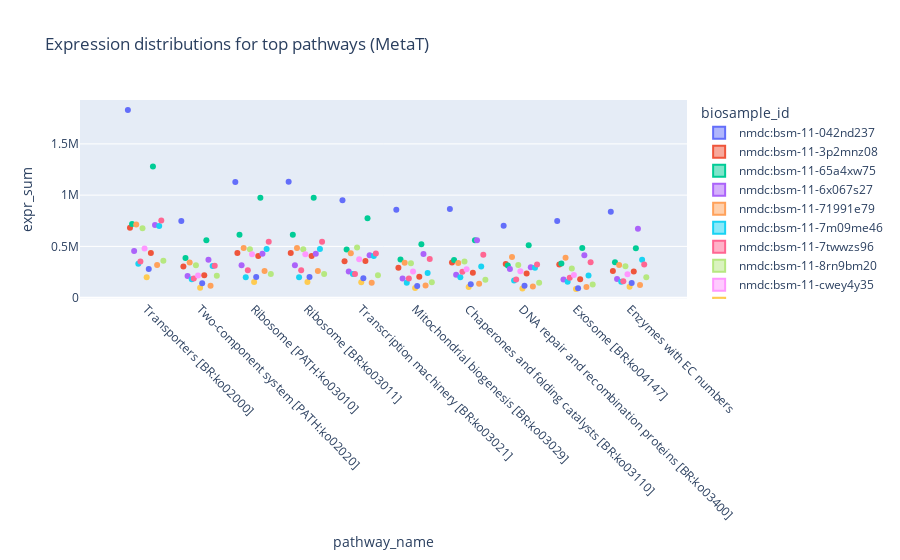

Notebook source saved alongside this figure:
### Code cell
# Violin/Box for top pathways
if len(pathway_expr):
    ranks = (pathway_expr.groupby(["pathway_id","pathway_name"])["expr_sum"]
             .sum().sort_values(ascending=False).head(10).reset_index())
    top_ids = set(ranks["pathway_id"].tolist())
    sub = pathway_expr[pathway_expr["pathway_id"].isin(top_ids)].copy()
    fig = px.violin(sub, x="pathway_name", y="expr_sum", color="biosample_id", box=True,
                    title="Expression distributions for top pathways (MetaT)", points="all")
    fig.update_xaxes(tickangle=45)
    fig.write_html(os.path.join(OUTPUT_DIR, "violin_top_pathways.html"), include_plotlyjs="cdn", full_html=True)
    fig
else:
    None
fig

### Figure 1 — Plotly figure (JSON) as saved in the notebook; plotly's stock layout.template omitted (floating-point values rounded to 4 significant figures)
{"data": [{"alignmentgroup": "True", "box": {"visible": false}, "hovertemplate": "biosample_id=nmdc:bsm-11-042nd237<br>pathway_name=%{x}<br>expr_sum=%{y}<extra></extra>", "legendgroup": "nmdc:bsm-11-042nd237", "marker": {"color": "#636efa"}, "name": "nmdc:bsm-11-042nd237", "offsetgroup": "nmdc:bsm-11-042nd237", "orientation": "v", "points": "all", "scalegroup": "True", "showlegend": true, "type": "violin", "x": ["Transporters [BR:ko02000]", "Two-component system [PATH:ko02020]", "Ribosome [PATH:ko03010]", "Ribosome [BR:ko03011]", "Transcription machinery [BR:ko03021]", "Mitochondrial biogenesis [BR:ko03029]", "Chaperones and folding catalysts [BR:ko03110]", "DNA repair and recombination proteins [BR:ko03400]", "Exosome [BR:ko04147]", "Enzymes with EC numbers"], "x0": " ", "xaxis": "x", "y": [1831000.0, 746900.0, 1129000.0, 1129000.0, 950400.0, 857600.0, 864800.0, 702200.0, 747200.0, 838000.0], "y0": " ", "yaxis": "y"}, {"alignmentgroup": "True", "box": {"visible": false}, "hovertemplate": "biosample_id=nmdc:bsm-11-3p2mnz08<br>pathway_name=%{x}<br>expr_sum=%{y}<extra></extra>", "legendgroup": "nmdc:bsm-11-3p2mnz08", "marker": {"color": "#EF553B"}, "name": "nmdc:bsm-11-3p2mnz08", "offsetgroup": "nmdc:bsm-11-3p2mnz08", "orientation": "v", "points": "all", "scalegroup": "True", "showlegend": true, "type": "violin", "x": ["Transporters [BR:ko02000]", "Two-component system [PATH:ko02020]", "Ribosome [PATH:ko03010]", "Ribosome [BR:ko03011]", "Transcription machinery [BR:ko03021]", "Mitochondrial biogenesis [BR:ko03029]", "Chaperones and folding catalysts [BR:ko03110]", "DNA repair and recombination proteins [BR:ko03400]", "Exosome [BR:ko04147]", "Enzymes with EC numbers"], "x0": " ", "xaxis": "x", "y": [680700.0, 304400.0, 434800.0, 434900.0, 355700.0, 291100.0, 342100.0, 327800.0, 324200.0, 259600.0], "y0": " ", "yaxis": "y"}, {"alignmentgroup": "True", "box": {"visible": false}, "hovertemplate": "biosample_id=nmdc:bsm-11-65a4xw75<br>pathway_name=%{x}<br>expr_sum=%{y}<extra></extra>", "legendgroup": "nmdc:bsm-11-65a4xw75", "marker": {"color": "#00cc96"}, "name": "nmdc:bsm-11-65a4xw75", "offsetgroup": "nmdc:bsm-11-65a4xw75", "orientation": "v", "points": "all", "scalegroup": "True", "showlegend": true, "type": "violin", "x": ["Transporters [BR:ko02000]", "Two-component system [PATH:ko02020]", "Ribosome [PATH:ko03010]", "Ribosome [BR:ko03011]", "Transcription machinery [BR:ko03021]", "Mitochondrial biogenesis [BR:ko03029]", "Chaperones and folding catalysts [BR:ko03110]", "DNA repair and recombination proteins [BR:ko03400]", "Exosome [BR:ko04147]", "Enzymes with EC numbers"], "x0": " ", "xaxis": "x", "y": [718900.0, 387600.0, 614200.0, 614300.0, 470500.0, 373000.0, 367600.0, 313200.0, 333200.0, 345300.0], "y0": " ", "yaxis": "y"}, {"alignmentgroup": "True", "box": {"visible": false}, "hovertemplate": "biosample_id=nmdc:bsm-11-6x067s27<br>pathway_name=%{x}<br>expr_sum=%{y}<extra></extra>", "legendgroup": "nmdc:bsm-11-6x067s27", "marker": {"color": "#ab63fa"}, "name": "nmdc:bsm-11-6x067s27", "offsetgroup": "nmdc:bsm-11-6x067s27", "orientation": "v", "points": "all", "scalegroup": "True", "showlegend": true, "type": "violin", "x": ["Transporters [BR:ko02000]", "Two-component system [PATH:ko02020]", "Ribosome [PATH:ko03010]", "Ribosome [BR:ko03011]", "Transcription machinery [BR:ko03021]", "Mitochondrial biogenesis [BR:ko03029]", "Chaperones and folding catalysts [BR:ko03110]", "DNA repair and recombination proteins [BR:ko03400]", "Exosome [BR:ko04147]", "Enzymes with EC numbers"], "x0": " ", "xaxis": "x", "y": [455400.0, 210600.0, 316500.0, 316600.0, 256000.0, 187900.0, 222100.0, 280400.0, 176800.0, 183000.0], "y0": " ", "yaxis": "y"}, {"alignmentgroup": "True", "box": {"visible": false}, "hovertemplate": "biosample_id=nmdc:bsm-11-71991e79<br>pathway_name=%{x}<br>expr_sum=%{y}<extra></extra>", "legendgroup": "nmdc:bsm-11-71991e79", "marker": {"color": "#FFA15A"}, "name": "nmdc:bsm-11-71991e79", "offsetgroup": "nmdc:bsm-11-71991e79", "orientation": "v", "points": "all", "scalegroup": "True", "showlegend": true, "type": "violin", "x": ["Transporters [BR:ko02000]", "Two-component system [PATH:ko02020]", "Ribosome [PATH:ko03010]", "Ribosome [BR:ko03011]", "Transcription machinery [BR:ko03021]", "Mitochondrial biogenesis [BR:ko03029]", "Chaperones and folding catalysts [BR:ko03110]", "DNA repair and recombination proteins [BR:ko03400]", "Exosome [BR:ko04147]", "Enzymes with EC numbers"], "x0": " ", "xaxis": "x", "y": [714300.0, 342200.0, 483000.0, 483100.0, 432200.0, 339600.0, 339000.0, 395900.0, 389400.0, 319400.0], "y0": " ", "yaxis": "y"}, {"alignmentgroup": "True", "box": {"visible": false}, "hovertemplate": "biosample_id=nmdc:bsm-11-7m09me46<br>pathway_name=%{x}<br>expr_sum=%{y}<extra></extra>", "legendgroup": "nmdc:bsm-11-7m09me46", "marker": {"color": "#19d3f3"}, "name": "nmdc:bsm-11-7m09me46", "offsetgroup": "nmdc:bsm-11-7m09me46", "orientation": "v", "points": "all", "scalegroup": "True", "showlegend": true, "type": "violin", "x": ["Transporters [BR:ko02000]", "Two-component system [PATH:ko02020]", "Ribosome [PATH:ko03010]", "Ribosome [BR:ko03011]", "Transcription machinery [BR:ko03021]", "Mitochondrial biogenesis [BR:ko03029]", "Chaperones and folding catalysts [BR:ko03110]", "DNA repair and recombination proteins [BR:ko03400]", "Exosome [BR:ko04147]", "Enzymes with EC numbers"], "x0": " ", "xaxis": "x", "y": [331000.0, 178600.0, 199800.0, 199800.0, 230500.0, 145800.0, 199500.0, 167700.0, 155500.0, 156000.0], "y0": " ", "yaxis": "y"}, {"alignmentgroup": "True", "box": {"visible": false}, "hovertemplate": "biosample_id=nmdc:bsm-11-7twwzs96<br>pathway_name=%{x}<br>expr_sum=%{y}<extra></extra>", "legendgroup": "nmdc:bsm-11-7twwzs96", "marker": {"color": "#FF6692"}, "name": "nmdc:bsm-11-7twwzs96", "offsetgroup": "nmdc:bsm-11-7twwzs96", "orientation": "v", "points": "all", "scalegroup": "True", "showlegend": true, "type": "violin", "x": ["Transporters [BR:ko02000]", "Two-component system [PATH:ko02020]", "Ribosome [PATH:ko03010]", "Ribosome [BR:ko03011]", "Transcription machinery [BR:ko03021]", "Mitochondrial biogenesis [BR:ko03029]", "Chaperones and folding catalysts [BR:ko03110]", "DNA repair and recombination proteins [BR:ko03400]", "Exosome [BR:ko04147]", "Enzymes with EC numbers"], "x0": " ", "xaxis": "x", "y": [351400.0, 187500.0, 268200.0, 268200.0, 230200.0, 187200.0, 251900.0, 176700.0, 192900.0, 159200.0], "y0": " ", "yaxis": "y"}, {"alignmentgroup": "True", "box": {"visible": false}, "hovertemplate": "biosample_id=nmdc:bsm-11-8rn9bm20<br>pathway_name=%{x}<br>expr_sum=%{y}<extra></extra>", "legendgroup": "nmdc:bsm-11-8rn9bm20", "marker": {"color": "#B6E880"}, "name": "nmdc:bsm-11-8rn9bm20", "offsetgroup": "nmdc:bsm-11-8rn9bm20", "orientation": "v", "points": "all", "scalegroup": "True", "showlegend": true, "type": "violin", "x": ["Transporters [BR:ko02000]", "Two-component system [PATH:ko02020]", "Ribosome [PATH:ko03010]", "Ribosome [BR:ko03011]", "Transcription machinery [BR:ko03021]", "Mitochondrial biogenesis [BR:ko03029]", "Chaperones and folding catalysts [BR:ko03110]", "DNA repair and recombination proteins [BR:ko03400]", "Exosome [BR:ko04147]", "Enzymes with EC numbers"], "x0": " ", "xaxis": "x", "y": [677000.0, 315100.0, 472100.0, 472200.0, 488900.0, 335100.0, 352300.0, 318400.0, 284500.0, 305200.0], "y0": " ", "yaxis": "y"}, {"alignmentgroup": "True", "box": {"visible": false}, "hovertemplate": "biosample_id=nmdc:bsm-11-cwey4y35<br>pathway_name=%{x}<br>expr_sum=%{y}<extra></extra>", "legendgroup": "nmdc:bsm-11-cwey4y35", "marker": {"color": "#FF97FF"}, "name": "nmdc:bsm-11-cwey4y35", "offsetgroup": "nmdc:bsm-11-cwey4y35", "orientation": "v", "points": "all", "scalegroup": "True", "showlegend": true, "type": "violin", "x": ["Transporters [BR:ko02000]", "Two-component system [PATH:ko02020]", "Ribosome [PATH:ko03010]", "Ribosome [BR:ko03011]", "Transcription machinery [BR:ko03021]", "Mitochondrial biogenesis [BR:ko03029]", "Chaperones and folding catalysts [BR:ko03110]", "DNA repair and recombination proteins [BR:ko03400]", "Exosome [BR:ko04147]", "Enzymes with EC numbers"], "x0": " ", "xaxis": "x", "y": [478900.0, 216400.0, 423400.0, 423500.0, 375500.0, 256100.0, 277000.0, 256900.0, 220500.0, 227700.0], "y0": " ", "yaxis": "y"}, {"alignmentgroup": "True", "box": {"visible": false}, "hovertemplate": "biosample_id=nmdc:bsm-11-frgt4x11<br>pathway_name=%{x}<br>expr_sum=%{y}<extra></extra>", "legendgroup": "nmdc:bsm-11-frgt4x11", "marker": {"color": "#FECB52"}, "name": "nmdc:bsm-11-frgt4x11", "offsetgroup": "nmdc:bsm-11-frgt4x11", "orientation": "v", "points": "all", "scalegroup": "True", "showlegend": true, "type": "violin", "x": ["Transporters [BR:ko02000]", "Two-component system [PATH:ko02020]", "Ribosome [PATH:ko03010]", "Ribosome [BR:ko03011]", "Transcription machinery [BR:ko03021]", "Mitochondrial biogenesis [BR:ko03029]", "Chaperones and folding catalysts [BR:ko03110]", "DNA repair and recombination proteins [BR:ko03400]", "Exosome [BR:ko04147]", "Enzymes with EC numbers"], "x0": " ", "xaxis": "x", "y": [199700.0, 95470.0, 151700.0, 151700.0, 150600.0, 93230.0, 103500.0, 90320.0, 83750.0, 106900.0], "y0": " ", "yaxis": "y"}, {"alignmentgroup": "True", "box": {"visible": false}, "hovertemplate": "biosample_id=nmdc:bsm-11-g61cvw79<br>pathway_name=%{x}<br>expr_sum=%{y}<extra></extra>", "legendgroup": "nmdc:bsm-11-g61cvw79", "marker": {"color": "#636efa"}, "name": "nmdc:bsm-11-g61cvw79", "offsetgroup": "nmdc:bsm-11-g61cvw79", "orientation": "v", "points": "all", "scalegroup": "True", "showlegend": true, "type": "violin", "x": ["Transporters [BR:ko02000]", "Two-component system [PATH:ko02020]", "Ribosome [PATH:ko03010]", "Ribosome [BR:ko03011]", "Transcription machinery [BR:ko03021]", "Mitochondrial biogenesis [BR:ko03029]", "Chaperones and folding catalysts [BR:ko03110]", "DNA repair and recombination proteins [BR:ko03400]", "Exosome [BR:ko04147]", "Enzymes with EC numbers"], "x0": " ", "xaxis": "x", "y": [278500.0, 139700.0, 201700.0, 201700.0, 189300.0, 113500.0, 130200.0, 116200.0, 92600.0, 142200.0], "y0": " ", "yaxis": "y"}, {"alignmentgroup": "True", "box": {"visible": false}, "hovertemplate": "biosample_id=nmdc:bsm-11-gk0czc37<br>pathway_name=%{x}<br>expr_sum=%{y}<extra></extra>", "legendgroup": "nmdc:bsm-11-gk0czc37", "marker": {"color": "#EF553B"}, "name": "nmdc:bsm-11-gk0czc37", "offsetgroup": "nmdc:bsm-11-gk0czc37", "orientation": "v", "points": "all", "scalegroup": "True", "showlegend": true, "type": "violin", "x": ["Transporters [BR:ko02000]", "Two-component system [PATH:ko02020]", "Ribosome [PATH:ko03010]", "Ribosome [BR:ko03011]", "Transcription machinery [BR:ko03021]", "Mitochondrial biogenesis [BR:ko03029]", "Chaperones and folding catalysts [BR:ko03110]", "DNA repair and recombination proteins [BR:ko03400]", "Exosome [BR:ko04147]", "Enzymes with EC numbers"], "x0": " ", "xaxis": "x", "y": [436400.0, 217500.0, 406700.0, 406700.0, 357800.0, 204000.0, 243600.0, 236400.0, 178500.0, 255400.0], "y0": " ", "yaxis": "y"}, {"alignmentgroup": "True", "box": {"visible": false}, "hovertemplate": "biosample_id=nmdc:bsm-11-gr59rt72<br>pathway_name=%{x}<br>expr_sum=%{y}<extra></extra>", "legendgroup": "nmdc:bsm-11-gr59rt72", "marker": {"color": "#00cc96"}, "name": "nmdc:bsm-11-gr59rt72", "offsetgroup": "nmdc:bsm-11-gr59rt72", "orientation": "v", "points": "all", "scalegroup": "True", "showlegend": true, "type": "violin", "x": ["Transporters [BR:ko02000]", "Two-component system [PATH:ko02020]", "Ribosome [PATH:ko03010]", "Ribosome [BR:ko03011]", "Transcription machinery [BR:ko03021]", "Mitochondrial biogenesis [BR:ko03029]", "Chaperones and folding catalysts [BR:ko03110]", "DNA repair and recombination proteins [BR:ko03400]", "Exosome [BR:ko04147]", "Enzymes with EC numbers"], "x0": " ", "xaxis": "x", "y": [1280000.0, 558800.0, 973400.0, 973500.0, 775200.0, 521200.0, 560800.0, 511700.0, 484800.0, 481200.0], "y0": " ", "yaxis": "y"}, {"alignmentgroup": "True", "box": {"visible": false}, "hovertemplate": "biosample_id=nmdc:bsm-11-hebdaz02<br>pathway_name=%{x}<br>expr_sum=%{y}<extra></extra>", "legendgroup": "nmdc:bsm-11-hebdaz02", "marker": {"color": "#ab63fa"}, "name": "nmdc:bsm-11-hebdaz02", "offsetgroup": "nmdc:bsm-11-hebdaz02", "orientation": "v", "points": "all", "scalegroup": "True", "showlegend": true, "type": "violin", "x": ["Transporters [BR:ko02000]", "Two-component system [PATH:ko02020]", "Ribosome [PATH:ko03010]", "Ribosome [BR:ko03011]", "Transcription machinery [BR:ko03021]", "Mitochondrial biogenesis [BR:ko03029]", "Chaperones and folding catalysts [BR:ko03110]", "DNA repair and recombination proteins [BR:ko03400]", "Exosome [BR:ko04147]", "Enzymes with EC numbers"], "x0": " ", "xaxis": "x", "y": [709300.0, 370100.0, 428500.0, 428600.0, 413100.0, 424900.0, 560700.0, 297500.0, 414400.0, 671100.0], "y0": " ", "yaxis": "y"}, {"alignmentgroup": "True", "box": {"visible": false}, "hovertemplate": "biosample_id=nmdc:bsm-11-ncyddq48<br>pathway_name=%{x}<br>expr_sum=%{y}<extra></extra>", "legendgroup": "nmdc:bsm-11-ncyddq48", "marker": {"color": "#FFA15A"}, "name": "nmdc:bsm-11-ncyddq48", "offsetgroup": "nmdc:bsm-11-ncyddq48", "orientation": "v", "points": "all", "scalegroup": "True", "showlegend": true, "type": "violin", "x": ["Transporters [BR:ko02000]", "Two-component system [PATH:ko02020]", "Ribosome [PATH:ko03010]", "Ribosome [BR:ko03011]", "Transcription machinery [BR:ko03021]", "Mitochondrial biogenesis [BR:ko03029]", "Chaperones and folding catalysts [BR:ko03110]", "DNA repair and recombination proteins [BR:ko03400]", "Exosome [BR:ko04147]", "Enzymes with EC numbers"], "x0": " ", "xaxis": "x", "y": [318100.0, 115000.0, 260000.0, 260000.0, 144300.0, 119500.0, 134600.0, 109700.0, 102700.0, 124200.0], "y0": " ", "yaxis": "y"}, {"alignmentgroup": "True", "box": {"visible": false}, "hovertemplate": "biosample_id=nmdc:bsm-11-nq2tfm26<br>pathway_name=%{x}<br>expr_sum=%{y}<extra></extra>", "legendgroup": "nmdc:bsm-11-nq2tfm26", "marker": {"color": "#19d3f3"}, "name": "nmdc:bsm-11-nq2tfm26", "offsetgroup": "nmdc:bsm-11-nq2tfm26", "orientation": "v", "points": "all", "scalegroup": "True", "showlegend": true, "type": "violin", "x": ["Transporters [BR:ko02000]", "Two-component system [PATH:ko02020]", "Ribosome [PATH:ko03010]", "Ribosome [BR:ko03011]", "Transcription machinery [BR:ko03021]", "Mitochondrial biogenesis [BR:ko03029]", "Chaperones and folding catalysts [BR:ko03110]", "DNA repair and recombination proteins [BR:ko03400]", "Exosome [BR:ko04147]", "Enzymes with EC numbers"], "x0": " ", "xaxis": "x", "y": [697800.0, 307500.0, 475300.0, 475300.0, 405400.0, 239300.0, 303800.0, 292300.0, 215800.0, 370100.0], "y0": " ", "yaxis": "y"}, {"alignmentgroup": "True", "box": {"visible": false}, "hovertemplate": "biosample_id=nmdc:bsm-11-xtz7he28<br>pathway_name=%{x}<br>expr_sum=%{y}<extra></extra>", "legendgroup": "nmdc:bsm-11-xtz7he28", "marker": {"color": "#FF6692"}, "name": "nmdc:bsm-11-xtz7he28", "offsetgroup": "nmdc:bsm-11-xtz7he28", "orientation": "v", "points": "all", "scalegroup": "True", "showlegend": true, "type": "violin", "x": ["Transporters [BR:ko02000]", "Two-component system [PATH:ko02020]", "Ribosome [PATH:ko03010]", "Ribosome [BR:ko03011]", "Transcription machinery [BR:ko03021]", "Mitochondrial biogenesis [BR:ko03029]", "Chaperones and folding catalysts [BR:ko03110]", "DNA repair and recombination proteins [BR:ko03400]", "Exosome [BR:ko04147]", "Enzymes with EC numbers"], "x0": " ", "xaxis": "x", "y": [752000.0, 311100.0, 544200.0, 544300.0, 431700.0, 376200.0, 419400.0, 323900.0, 345400.0, 323100.0], "y0": " ", "yaxis": "y"}, {"alignmentgroup": "True", "box": {"visible": false}, "hovertemplate": "biosample_id=nmdc:bsm-11-xxvfda22<br>pathway_name=%{x}<br>expr_sum=%{y}<extra></extra>", "legendgroup": "nmdc:bsm-11-xxvfda22", "marker": {"color": "#B6E880"}, "name": "nmdc:bsm-11-xxvfda22", "offsetgroup": "nmdc:bsm-11-xxvfda22", "orientation": "v", "points": "all", "scalegroup": "True", "showlegend": true, "type": "violin", "x": ["Transporters [BR:ko02000]", "Two-component system [PATH:ko02020]", "Ribosome [PATH:ko03010]", "Ribosome [BR:ko03011]", "Transcription machinery [BR:ko03021]", "Mitochondrial biogenesis [BR:ko03029]", "Chaperones and folding catalysts [BR:ko03110]", "DNA repair and recombination proteins [BR:ko03400]", "Exosome [BR:ko04147]", "Enzymes with EC numbers"], "x0": " ", "xaxis": "x", "y": [359700.0, 214000.0, 229400.0, 229400.0, 219200.0, 150200.0, 173500.0, 145200.0, 128400.0, 199300.0], "y0": " ", "yaxis": "y"}], "layout": {"legend": {"title": {"text": "biosample_id"}, "tracegroupgap": 0}, "title": {"text": "Expression distributions for top pathways (MetaT)"}, "violinmode": "group", "xaxis": {"anchor": "y", "domain": [0, 1], "tickangle": 45, "title": {"text": "pathway_name"}}, "yaxis": {"anchor": "x", "domain": [0, 1], "title": {"text": "expr_sum"}}}}
